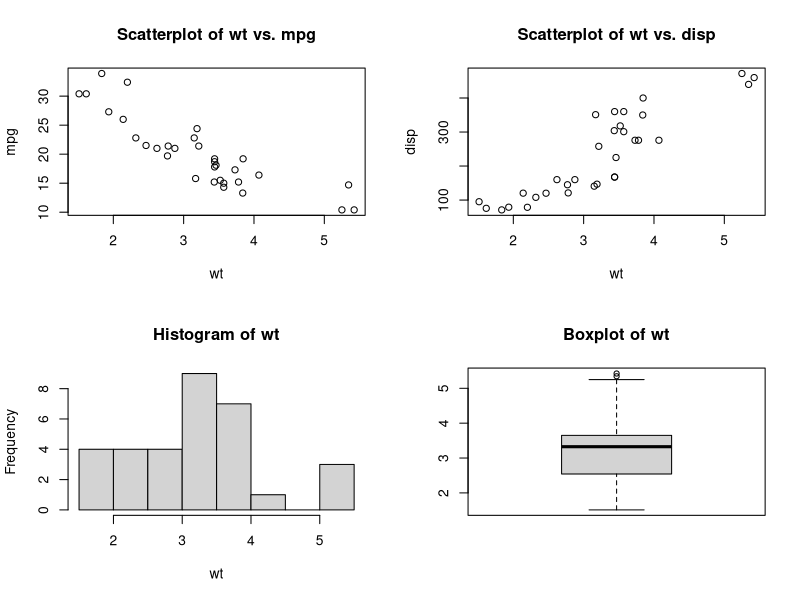

Here is the R script that generated this plot:
attach(mtcars)
opar <- par(no.readonly=TRUE)
par(mfrow=c(2,2))
plot(wt, mpg, main="Scatterplot of wt vs. mpg")
plot(wt, disp, main="Scatterplot of wt vs. disp")
hist(wt, main="Histogram of wt")
boxplot(wt, main="Boxplot of wt")
par(opar)
detach(mtcars)
